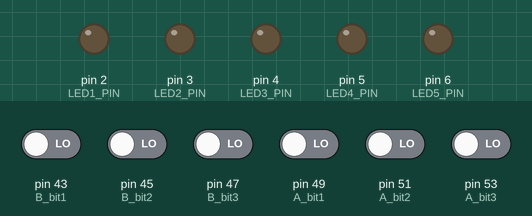
Bench run of a sketch on a simulated Arduino Mega 2560, built with avr-gcc and run on an emulated ATmega2560. Shown: output pins drawn as LEDs (lit = HIGH). Inputs (shaded band) come from the test bench; at power-on: pin 43 (B_bit1), pin 45 (B_bit2), pin 47 (B_bit3), pin 49 (A_bit1), pin 51 (A_bit2), pin 53 (A_bit3) LOW.

Above: at 2.8 s.
2.9 s: pin 43 (B_bit1) driven HIGH
At 4.2 s:
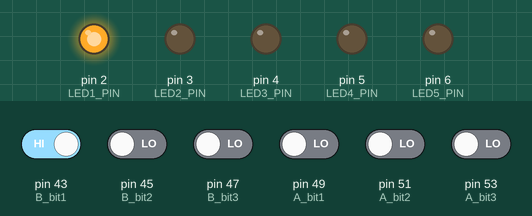
4.5 s: pin 45 (B_bit2) driven HIGH
At 5.8 s:
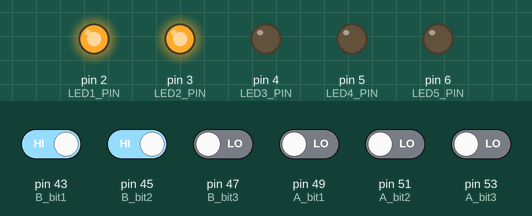
6.5 s: pin 47 (B_bit3) driven HIGH
At 7.3 s:
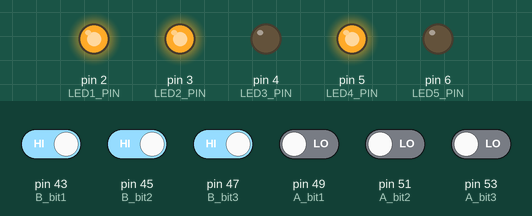
8.5 s: pin 49 (A_bit1) driven HIGH
At 10.1 s:
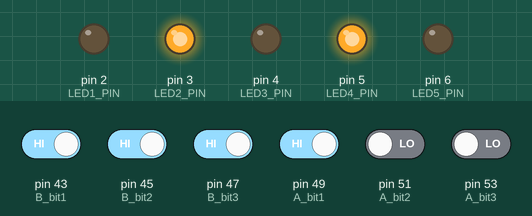
10.5 s: pin 51 (A_bit2) driven HIGH
At 11.6 s:
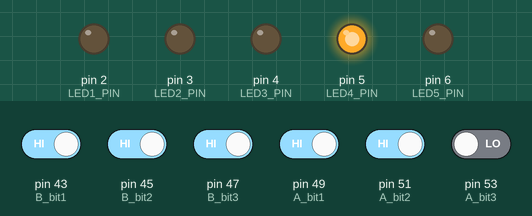
12.5 s: pin 53 (A_bit3) driven HIGH
At 14.3 s:
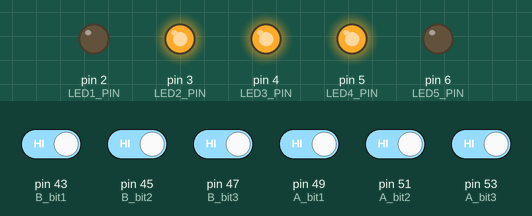
Timing chart, 0 to 15.5 s (numbered marks = the images above; inputs shaded):
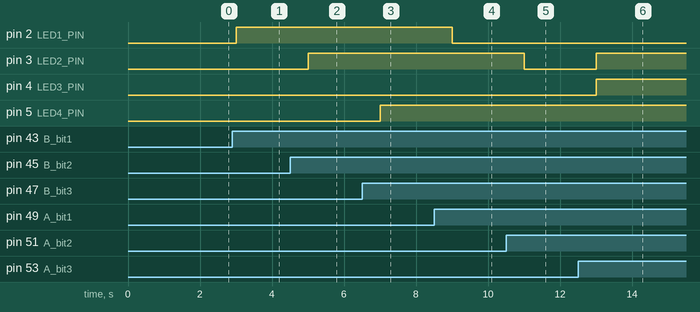

The sketch:

adder.ino
```cpp
#define A_bit1 49
#define A_bit2 51
#define A_bit3 53
#define B_bit1 43
#define B_bit2 45
#define B_bit3 47

/* Use Arduino uno
#define LED1_PIN 3
#define LED2_PIN 5
#define LED3_PIN 6
#define LED4_PIN 9
#define LED5_PIN 10
*/

//Use Arduino Due
#define LED1_PIN 2
#define LED2_PIN 3
#define LED3_PIN 4
#define LED4_PIN 5
#define LED5_PIN 6

bool a[3];
bool b[3];

bool ain[3];
bool bin[3];

bool c[5];
bool selectA;

void setup()
{
    Serial.begin(9600);
    pinMode(A_bit1 , INPUT);
    pinMode(A_bit2 , INPUT);
    pinMode(A_bit3 , INPUT);
    pinMode(B_bit1 , INPUT);
    pinMode(B_bit2 , INPUT);
    pinMode(B_bit3 , INPUT);
    pinMode(LED1_PIN, OUTPUT);
    pinMode(LED2_PIN, OUTPUT);
    pinMode(LED3_PIN, OUTPUT);
    pinMode(LED4_PIN, OUTPUT);
    pinMode(LED5_PIN, OUTPUT);
    memset(a , 0 , sizeof(a));
    memset(b , 0 , sizeof(b));
    memset(c , 0 , sizeof(c));
    //truthtable(0,0);

}

void loop()
{
    READ_NUM();
    bit3_adder();
    update();
    delay(1000);
}
void truthtable(int i,int j){
    if (i < 3 && j < 3){
        ain[i] = 0;
        bin[i] = 0;
        truthtable(i + 1,j + 1);
        ain[i] = 1;
        bin[i] = 0;
        truthtable(i + 1,j + 1);
        ain[i] = 0;
        bin[i] = 1;
        truthtable(i + 1,j + 1);
        bin[i] = 1;
        ain[i] = 1;
        truthtable(i + 1,j + 1);
    }else{
        a[0] = ain[0];a[1] = ain[1];a[2] = ain[2];
        b[0] = bin[0];b[1] = bin[1];b[2] = bin[2];
        bit3_adder();

        Serial.print("A: " + String(ain[2]) + String(ain[1]) + String(ain[0]));
        Serial.print(" B: " + String(bin[2]) + String(bin[1]) + String(bin[0]));
        Serial.println(" C: " + String(c[4]) + String(c[3]) + String(c[2]) + String(c[1]) + String(c[0]));
    }
}
/**
 * the 3 bit signed adder without using if else statement.
 * ## By using multiplexer, full adder and full substractor.
 * 1. rearrange the two number by a is larger number.
 * 2. check a , b is negative or not.
 * 3. if one of a or b is negative use full substractor else use the full adder to get 3bits value.
 * 4. MSB is negative if a(the larger number) is negative or a,b both negative.
 */
void bit3_adder(){
    BigToA();
    bool negative_a = a[2] & 0b001;
    bool negative_b = b[2] & 0b001;
    /*
    Serial.print("selectA A :" + String(selectA) + " selectA B :" + String(!selectA));
    Serial.print(" A: " + String(a[2]) + String(a[1]) + String(a[0]));
    Serial.println(" B: " + String(b[2]) + String(b[1]) + String(b[0]));
    */
    int tmp;
    tmp = (substractor(&c[0] , a[0] , b[0] , 0) & (negative_a ^ negative_b)) | (adder(&c[0] , a[0] , b[0] , 0) & !(negative_a ^ negative_b));
    c[2] = (substractor(&c[1] , a[1] , b[1] , tmp) & (negative_a ^ negative_b)) | (adder(&c[1] , a[1] , b[1] , tmp) & !(negative_a ^ negative_b));

    c[3] = (negative_a) | (negative_a & negative_b);
}
/**
 * The function to make sure the magnitude a is larger than b.
 * 1. check a,b's bits from MSB to LSB to select larger one.
 * 2. if a's 2nd bit > b's 2nd bit then tmp = a else tmp = b.
 */
void BigToA(){
    bool tmp[3] = {0,0,0};
    bool bit2 = (a[1] & !b[1]);                     //a,b's 2nd bit is 1 and 0 then a > b
    bool bit1 = (!(a[1] ^ b[1]) & (a[0] & !b[0]));  //a,b's 2nd bit is same ,and a,b's 1st bit is 1 and 0 then a > b
    selectA = bit2 | bit1;

    tmp[2] = (a[2]  & selectA | b[2]  & !selectA);
    tmp[1] = (a[1]  & selectA | b[1]  & !selectA);
    tmp[0] = (a[0]  & selectA | b[0]  & !selectA);

    b[2] = (a[2]  & !selectA | b[2]  & selectA);
    b[1] = (a[1]  & !selectA | b[1]  & selectA);
    b[0] = (a[0]  & !selectA | b[0]  & selectA);

    a[2] = tmp[2];
    a[1] = tmp[1];
    a[0] = tmp[0];

}


bool adder(bool *s,bool a,bool b,bool cin){
    *s = a ^ b ^ cin;
    bool cout = (a&b) | (cin&(a^b));
    return cout;
}
bool substractor(bool *s,bool a,bool b,bool bin){
    *s = a ^ b ^ bin;
    bool bout = (!a & bin) | (!a & b) | (b & bin);
    return bout;
}

void READ_NUM(){
    a[0] = digitalRead(A_bit1);
    a[1] = digitalRead(A_bit2);
    a[2] = digitalRead(A_bit3);
    b[0] = digitalRead(B_bit1);
    b[1] = digitalRead(B_bit2);
    b[2] = digitalRead(B_bit3);
    //Serial.println("A: " + String(a[2]) + String(a[1]) + String(a[0]));
    //Serial.println("B: " + String(b[2]) + String(b[1]) + String(b[0]));
}
void update(){
    for (uint8_t i = 0; i < 5; i++)
    {
        led_state(i+1,c[i]);
    }
}

void led_state(uint8_t no,bool sw){
    switch (no)
    {
    case 1:
        digitalWrite(LED1_PIN , sw?HIGH:LOW);
        break;
    case 2:
        digitalWrite(LED2_PIN , sw?HIGH:LOW);
        break;
    case 3:
        digitalWrite(LED3_PIN , sw?HIGH:LOW);
        break;
    case 4:
        digitalWrite(LED4_PIN , sw?HIGH:LOW);
        break;
    case 5:
        digitalWrite(LED5_PIN , sw?HIGH:LOW);
        break;
    default:
        break;
    }
}
```

Measured:
- after the input at 2.9 s, pin 2 (LED1_PIN): LOW → HIGH after 0.10 s
- after the input at 4.5 s, pin 3 (LED2_PIN): LOW → HIGH after 0.50 s
- after the input at 6.5 s, pin 5 (LED4_PIN): LOW → HIGH after 0.50 s
- after the input at 8.5 s, pin 2 (LED1_PIN): HIGH → LOW after 0.50 s
- after the input at 10.5 s, pin 3 (LED2_PIN): HIGH → LOW after 0.50 s
- after the input at 12.5 s, pin 3 (LED2_PIN), pin 4 (LED3_PIN): LOW → HIGH after 0.50 s
